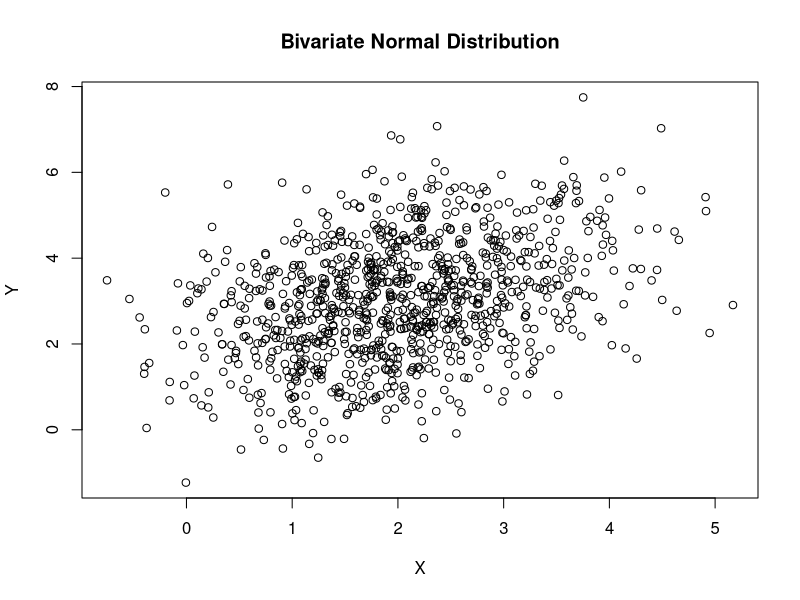

Reproduce this figure in R.
# Install and load the MASS package
library(MASS)

# Clear objects from Memory :
rm(list=ls())
#Clear Console:
cat("\014")

# Set the seed for randomization
set.seed(as.numeric(Sys.time()))

# Define the mean vector and covariance matrix
mean_vector <- c(2, 3)  # Mean vector (mean of x and y)
cov_matrix <- matrix(c(1, 0.5, 0.5, 2), nrow = 2, ncol = 2, byrow = TRUE)  # Covariance matrix

# Generate bivariate normal data
data <- mvrnorm(n = 1000, mu = mean_vector, Sigma = cov_matrix)

# Extract the x and y coordinates
x <- data[, 1]
y <- data[, 2]

# Create a scatter plot of the bivariate normal data
plot(x, y, main = "Bivariate Normal Distribution", xlab = "X", ylab = "Y")
